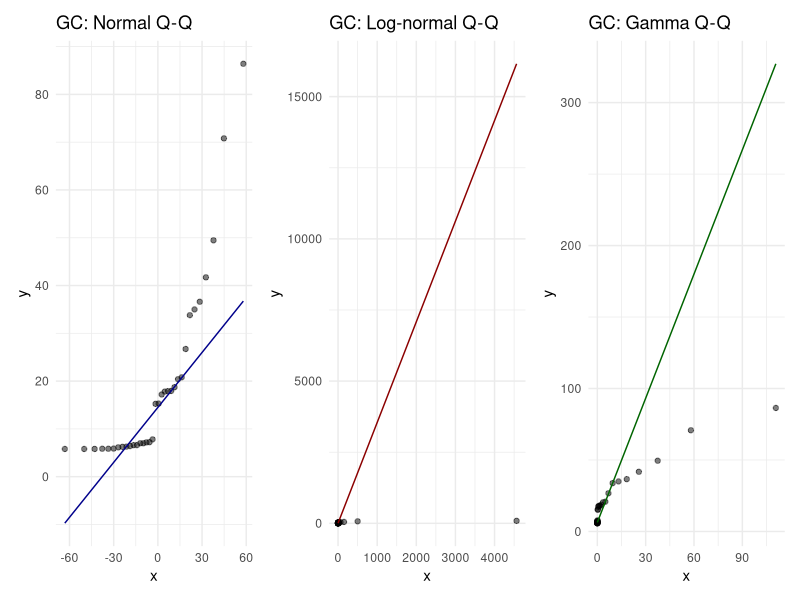
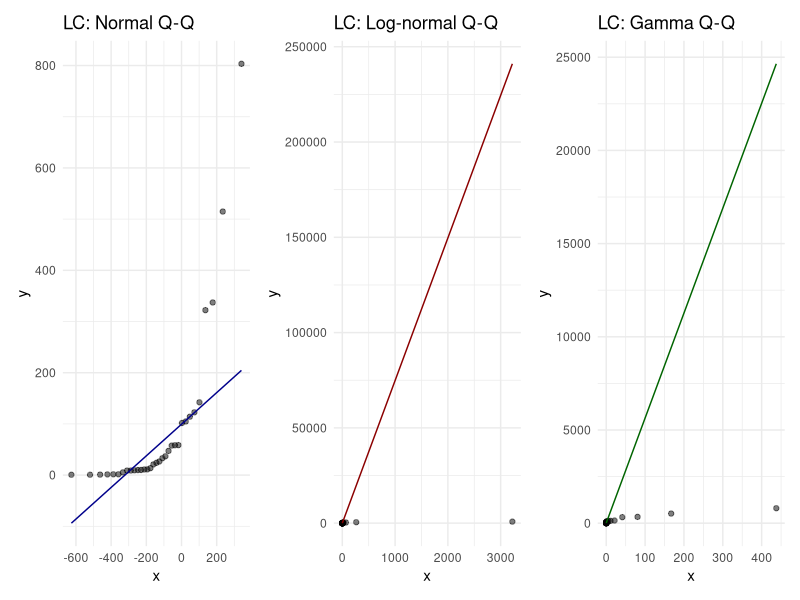
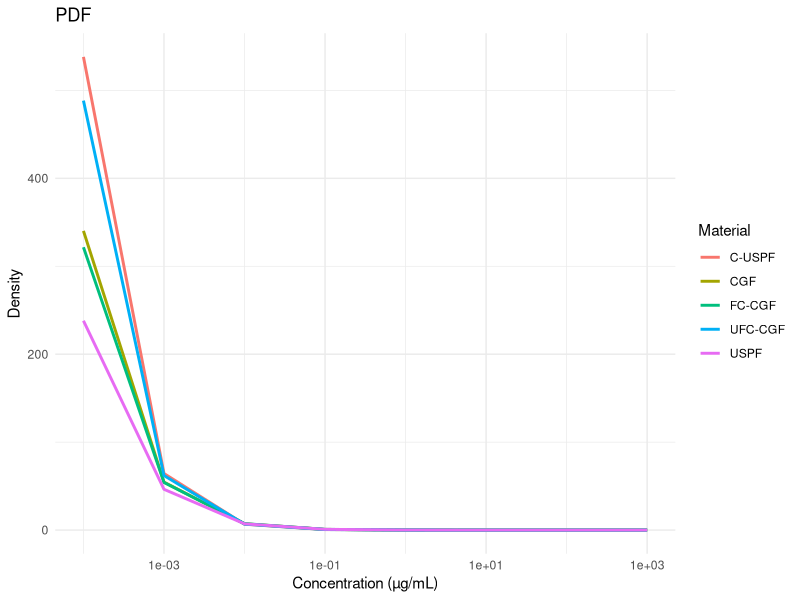
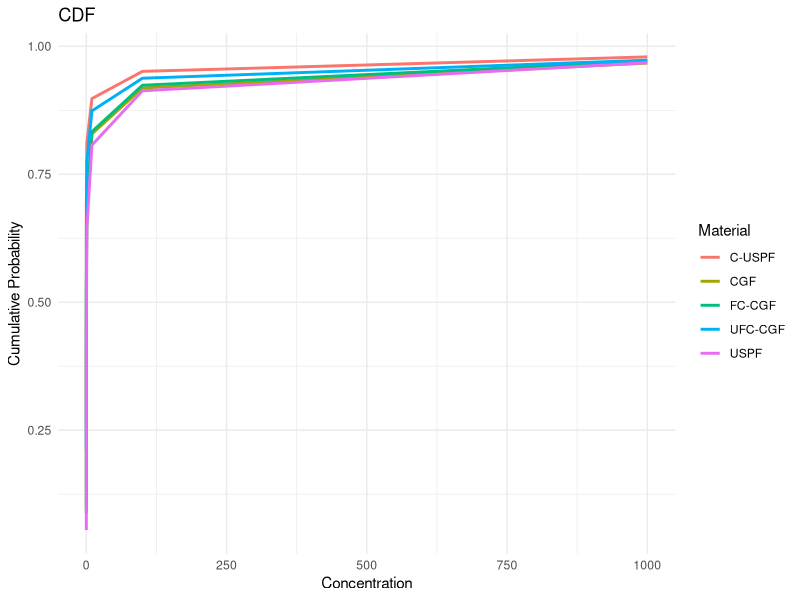
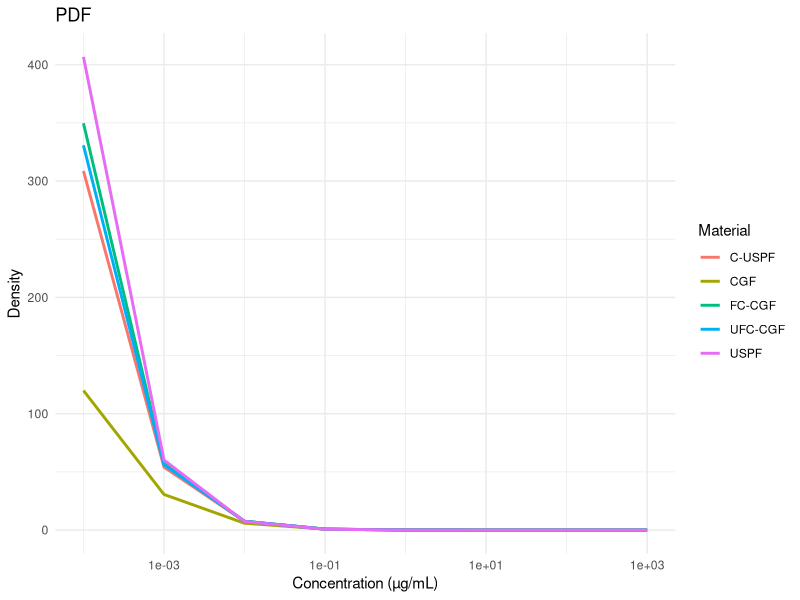
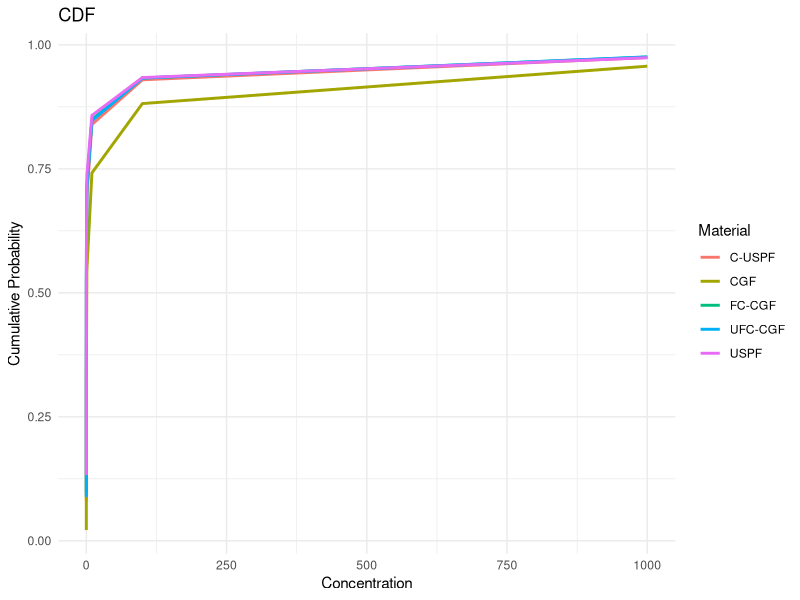

These charts were generated, in order, by the following R code:
## ---- chunk 1
library(ggplot2)
library(fitdistrplus)
library(tidyverse)
library(patchwork)
## ---- chunk 2
# GC/MS Data 
table1_data <- c(175, 354, 29, 183, 432, 104, 102, "N.D.", 39, 35, 35, 33, 86, 169, "N.D.", 32, "N.D.", 89, 29, 33, "N.D.")
table2_data <- c(29.4, "N.D.", "N.D.", "N.D.", "N.D.", "N.D.", "N.D.", "N.D.", "N.D.", "N.D.", "N.D.", 29.2, "N.D.", "N.D.", 76.5, 89.5, "N.D.", 36.1, "N.D.", "N.D.", 133.6, 208.6, "N.D.", 35.9, "N.D.", 31.2, 31.4, 247.3, "N.D.", "N.D.", "N.D.", "N.D.", 30.7, 93.6, 76.2, 29.0, "N.D.", "N.D.", "N.D.", "N.D.", "N.D.", 89.7, "N.D.", "N.D.", "N.D.", 29.2, "N.D.", "N.D.", "N.D.")

# LC/MS Data
table3_data <- c("N.D.", "N.D.", 7.9, 6.6, "N.D.", "N.D.", 3.4, "N.D.", 
       "N.D.", "N.D.", 44.4, "N.D.", "N.D.", "N.D.", "N.D.", 
       119.7, 3.2, "N.D.", 4.4, "N.D.", 8.0, "N.D.", "N.D.", "N.D.")
table4_data <- c("N.D.", "N.D.", "N.D.", "N.D.", 1611, "N.D.", "N.D.", "N.D.", 
       "N.D.", "N.D.", "N.D.", "N.D.", 2574, "N.D.", "N.D.", "N.D.", 
       "N.D.", "N.D.", "N.D.", "N.D.", 1686, 288, 27, 613, 
       711, "N.D.", "N.D.", 133, "N.D.", "N.D.", 509, "N.D.", 
       "N.D.", 184, "N.D.", "N.D.", "N.D.", "N.D.", "N.D.", "N.D.", 
       236, "N.D.", "N.D.", "N.D.", "N.D.", "N.D.", "N.D.", 292, 
       "N.D.", 293, 44, "N.D.", 104)
table5_data <- c(50, 4017, "N.D.", "N.D.", "N.D.", "N.D.", "N.D.", 
       55, 47, 165, "N.D.", "N.D.", "N.D.", "N.D.", "N.D.", 
       "N.D.", "N.D.", 56, "N.D.", "N.D.", 524, "N.D.", "N.D.", 
       "N.D.", "N.D.", "N.D.", 49, "N.D.", "N.D.", "N.D.", 
       "N.D.", 68, "N.D.", "N.D.", 570)

## ---- chunk 3
gcms_raw <- c(table1_data, table2_data)
lcms_raw <- c(table3_data, table4_data, table5_data)

# numeric and multiply by 0.2 to get µg/mL
gc_num <- as.numeric(gcms_raw) * 0.2
lc_num <- as.numeric(lcms_raw) * 0.2

loq_gc <- 0.1 
loq_lc <- 0.5

# For GC/MS
gc_cens <- data.frame(
  left = ifelse(is.na(gc_num), NA, gc_num),
  right = ifelse(is.na(gc_num), loq_gc, gc_num)
)

# For LC/MS
lc_cens <- data.frame(
  left = ifelse(is.na(lc_num), NA, lc_num),
  right = ifelse(is.na(lc_num), loq_lc, lc_num)
)

# Fit log-normal distributions using fitdistcens
fit_gc_norm <- fitdistcens(gc_cens, "norm")
fit_lc_norm <- fitdistcens(lc_cens, "norm")

fit_gc_lnorm <- fitdistcens(gc_cens, "lnorm")
fit_lc_lnorm <- fitdistcens(lc_cens, "lnorm")

fit_gc_gamma <- fitdistcens(gc_cens, "gamma")
fit_lc_gamma <- fitdistcens(lc_cens, "gamma")

# Compare AIC
summary(fit_gc_norm)$aic
summary(fit_gc_lnorm)$aic
summary(fit_gc_gamma)$aic

# Compare AIC
summary(fit_lc_norm)$aic
summary(fit_lc_lnorm)$aic
summary(fit_lc_gamma)$aic

## ---- chunk 4
df_gc <- data.frame(conc = as.numeric(gc_num))

# GC Q-Q Plots
q_gc_n <- ggplot(df_gc, aes(sample = conc)) +
  stat_qq(distribution = qnorm, dparams = list(mean = fit_gc_norm$estimate["mean"], sd = fit_gc_norm$estimate["sd"]), alpha = 0.5) +
  stat_qq_line(distribution = qnorm, dparams = list(mean = fit_gc_norm$estimate["mean"], sd = fit_gc_norm$estimate["sd"]), color = "darkblue") +
  labs(title = "GC: Normal Q-Q") + theme_minimal()

q_gc_ln <- ggplot(df_gc, aes(sample = conc)) +
  stat_qq(distribution = qlnorm, dparams = list(meanlog = fit_gc_lnorm$estimate["meanlog"], sdlog = fit_gc_lnorm$estimate["sdlog"]), alpha = 0.5) +
  stat_qq_line(distribution = qlnorm, dparams = list(meanlog = fit_gc_lnorm$estimate["meanlog"], sdlog = fit_gc_lnorm$estimate["sdlog"]), color = "darkred") +
  labs(title = "GC: Log-normal Q-Q") + theme_minimal()

q_gc_g <- ggplot(df_gc, aes(sample = conc)) +
  stat_qq(distribution = qgamma, dparams = list(shape = fit_gc_gamma$estimate["shape"], rate = fit_gc_gamma$estimate["rate"]), alpha = 0.5) +
  stat_qq_line(distribution = qgamma, dparams = list(shape = fit_gc_gamma$estimate["shape"], rate = fit_gc_gamma$estimate["rate"]), color = "darkgreen") +
  labs(title = "GC: Gamma Q-Q") + theme_minimal()

q_gc_n + q_gc_ln + q_gc_g
## ---- chunk 5
summary(fit_gc_lnorm)
## ---- chunk 6
summary(fit_lc_lnorm)
## ---- chunk 7
df_lc <- data.frame(conc = as.numeric(lc_num))

# GC Q-Q Plots
q_lc_n <- ggplot(df_lc, aes(sample = conc)) +
  stat_qq(distribution = qnorm, dparams = list(mean = fit_lc_norm$estimate["mean"], sd = fit_lc_norm$estimate["sd"]), alpha = 0.5) +
  stat_qq_line(distribution = qnorm, dparams = list(mean = fit_lc_norm$estimate["mean"], sd = fit_lc_norm$estimate["sd"]), color = "darkblue") +
  labs(title = "LC: Normal Q-Q") + theme_minimal()

q_lc_ln <- ggplot(df_lc, aes(sample = conc)) +
  stat_qq(distribution = qlnorm, dparams = list(meanlog = fit_lc_lnorm$estimate["meanlog"], sdlog = fit_lc_lnorm$estimate["sdlog"]), alpha = 0.5) +
  stat_qq_line(distribution = qlnorm, dparams = list(meanlog = fit_lc_lnorm$estimate["meanlog"], sdlog = fit_lc_lnorm$estimate["sdlog"]), color = "darkred") +
  labs(title = "LC: Log-normal Q-Q") + theme_minimal()

q_lc_g <- ggplot(df_lc, aes(sample = conc)) +
  stat_qq(distribution = qgamma, dparams = list(shape = fit_lc_gamma$estimate["shape"], rate = fit_lc_gamma$estimate["rate"]), alpha = 0.5) +
  stat_qq_line(distribution = qgamma, dparams = list(shape = fit_lc_gamma$estimate["shape"], rate = fit_lc_gamma$estimate["rate"]), color = "darkgreen") +
  labs(title = "LC: Gamma Q-Q") + theme_minimal()

q_lc_n + q_lc_ln + q_lc_g
## ---- chunk 8
gcms_nd_pct <- sum(c(table1_data, table2_data) == "N.D.") / length(c(table1_data, table2_data)) * 100
lcms_nd_pct <- sum(c(table3_data, table4_data, table5_data) == "N.D.") / length(c(table3_data, table4_data, table5_data)) * 100

cat(sprintf("\nGC/MS N.D. Percentage: %.1f%%\n", gcms_nd_pct))
cat(sprintf("LC/MS N.D. Percentage: %.1f%%\n", lcms_nd_pct))
## ---- chunk 9
# GC/MS Data 
table1_data <- c("N.D.", "N.D.", "N.D.", "N.D.", "N.D.", "N.D.", 
                   "N.D.", "N.D.", "N.D.", 31, "N.D.", "N.D.", 
                   "N.D.", 114, "N.D.", "N.D.", "N.D.", "N.D.", 
                   "N.D.", 30, "N.D.")
table2_data <- c("N.D.", "N.D.", "N.D.", 94.9, "N.D.", "N.D.", 161.9, "N.D.", 
                   29.0, 52.4, "N.D.", "N.D.", "N.D.", "N.D.", "N.D.", "N.D.", 
                   31.5, 40.1, 30.3, "N.D.", 162.9, 281.0, "N.D.", "N.D.", 
                   "N.D.", "N.D.", 32.8, "N.D.", "N.D.", "N.D.", "N.D.", "N.D.", 
                   30.6, 83.7, "N.D.", "N.D.", "N.D.", 33.3, "N.D.", "N.D.", 
                   "N.D.", "N.D.", 29.1, 51.7, "N.D.", "N.D.", 29.3, "N.D.", 29.5)

# LC/MS Data
table3_data <- c(5.2, "N.D.", 31.2, 4.7, "N.D.", "N.D.", "N.D.", 5.2, 
                   "N.D.", "N.D.", "N.D.", "N.D.", "N.D.", "N.D.", "N.D.", 
                   "N.D.", "N.D.", "N.D.", "N.D.", 3.0, "N.D.", "N.D.", 2.8, "N.D.")
table4_data <- c(42, "N.D.", "N.D.", 58, 3856, "N.D.", "N.D.", "N.D.", "N.D.", 
                   "N.D.", 267, 109, 5133, "N.D.", "N.D.", 207, 371, "N.D.", 
                   55, "N.D.", "N.D.", "N.D.", 55, "N.D.", "N.D.", "N.D.", 380, 
                   "N.D.", "N.D.", "N.D.", 232, "N.D.", 24, 113, "N.D.", "N.D.", 
                   "N.D.", "N.D.", "N.D.", "N.D.", "N.D.", "N.D.", 82, "N.D.", 
                   "N.D.", 82, 262, 870, "N.D.", "N.D.", "N.D.", "N.D.", 366)
table5_data <- c(31, 2885, "N.D.", "N.D.", "N.D.", "N.D.", "N.D.", 
                   39, "N.D.", "N.D.", "N.D.", 40, "N.D.", 122, 
                   "N.D.", "N.D.", 190, "N.D.", "N.D.", "N.D.", 529, 
                   "N.D.", "N.D.", "N.D.", 47, 32, "N.D.", "N.D.", 
                   23, 503, "N.D.", "N.D.", "N.D.", 156, 285)

## ---- chunk 10
gcms_raw <- c(table1_data, table2_data)
lcms_raw <- c(table3_data, table4_data, table5_data)

# numeric and multiply by 0.2 to get µg/mL
gc_num <- as.numeric(gcms_raw) * 0.2
lc_num <- as.numeric(lcms_raw) * 0.2

loq_gc <- 0.1 
loq_lc <- 0.5

# For GC/MS
gc_cens <- data.frame(
  left = ifelse(is.na(gc_num), NA, gc_num),
  right = ifelse(is.na(gc_num), loq_gc, gc_num)
)

# For LC/MS
lc_cens <- data.frame(
  left = ifelse(is.na(lc_num), NA, lc_num),
  right = ifelse(is.na(lc_num), loq_lc, lc_num)
)

# Fit log-normal distributions using fitdistcens
fit_gc_norm <- fitdistcens(gc_cens, "norm")
fit_lc_norm <- fitdistcens(lc_cens, "norm")

fit_gc_lnorm <- fitdistcens(gc_cens, "lnorm")
fit_lc_lnorm <- fitdistcens(lc_cens, "lnorm")

fit_gc_gamma <- fitdistcens(gc_cens, "gamma")
fit_lc_gamma <- fitdistcens(lc_cens, "gamma")

# Compare AIC
summary(fit_gc_norm)$aic
summary(fit_gc_lnorm)$aic
summary(fit_gc_gamma)$aic

# Compare AIC
summary(fit_lc_norm)$aic
summary(fit_lc_lnorm)$aic
summary(fit_lc_gamma)$aic

## ---- chunk 11
summary(fit_gc_lnorm)
## ---- chunk 12
summary(fit_lc_lnorm)
## ---- chunk 13
gcms_nd_pct <- sum(c(table1_data, table2_data) == "N.D.") / length(c(table1_data, table2_data)) * 100
lcms_nd_pct <- sum(c(table3_data, table4_data, table5_data) == "N.D.") / length(c(table3_data, table4_data, table5_data)) * 100

cat(sprintf("\nGC/MS N.D. Percentage: %.1f%%\n", gcms_nd_pct))
cat(sprintf("LC/MS N.D. Percentage: %.1f%%\n", lcms_nd_pct))
## ---- chunk 14
# GC/MS Data 
table1_data <- c(192, 355, "N.D.", "N.D.", 434, 105, 107, 32, 41, 36, 
                "N.D.", "N.D.", "N.D.", 122, "N.D.", "N.D.", 33, 
                "N.D.", "N.D.", 37, 34)
table2_data <- c("N.D.", 29.4, "N.D.", "N.D.", 57.3, 76.1, "N.D.", 29.3, 
                "N.D.", 51.7, "N.D.", "N.D.", "N.D.", 72.5, "N.D.", "N.D.", 
                "N.D.", "N.D.", "N.D.", 84.9, "N.D.", 293.2, 67.2, "N.D.", 
                "N.D.", "N.D.", "N.D.", 611.3, "N.D.", "N.D.", "N.D.", "N.D.", 
                "N.D.", "N.D.", "N.D.", "N.D.", 61.9, "N.D.", 53.3, 29.8, 
                67.4, "N.D.", "N.D.", "N.D.", 80.0, 29.1, "N.D.", 54.6, 29.7)
# LC/MS Data
table3_data <- c("N.D.", "N.D.", 15.1, "N.D.", "N.D.", 29.4, "N.D.", "N.D.", 
                "N.D.", "N.D.", "N.D.", "N.D.", 12.0, 7.5, "N.D.", "N.D.", 
                "N.D.", "N.D.", "N.D.", "N.D.", "N.D.", "N.D.", "N.D.", "N.D.")
table4_data <- c("N.D.", 88, 430, 41, 2148, 28, 65, 312, "N.D.", 281, 
                "N.D.", "N.D.", "N.D.", 222, 24, "N.D.", 201, 1270, 65, 
                "N.D.", "N.D.", 315, 66, "N.D.", "N.D.", 105, 1591, "N.D.", 
                781, 160, 215, 62, "N.D.", 650, 834, 83, 216, 66, 74, 334, 
                "N.D.", 109, "N.D.", 102, 25, "N.D.", "N.D.", "N.D.", 448, 
                "N.D.", "N.D.", 320, 208)
table5_data <- c("N.D.", 4961, "N.D.", 51, 45, "N.D.", "N.D.", "N.D.", "N.D.", 
                107, 84, "N.D.", 299, "N.D.", 225, "N.D.", "N.D.", "N.D.", 
                "N.D.", 32, "N.D.", 89, 968, 323, "N.D.", "N.D.", "N.D.", 
                "N.D.", "N.D.", 1043, "N.D.", 54, 3755, "N.D.", 505)

## ---- chunk 15
gcms_raw <- c(table1_data, table2_data)
lcms_raw <- c(table3_data, table4_data, table5_data)

# numeric and multiply by 0.2 to get µg/mL
gc_num <- as.numeric(gcms_raw) * 0.2
lc_num <- as.numeric(lcms_raw) * 0.2

loq_gc <- 0.1 
loq_lc <- 0.5

# For GC/MS
gc_cens <- data.frame(
  left = ifelse(is.na(gc_num), NA, gc_num),
  right = ifelse(is.na(gc_num), loq_gc, gc_num)
)

# For LC/MS
lc_cens <- data.frame(
  left = ifelse(is.na(lc_num), NA, lc_num),
  right = ifelse(is.na(lc_num), loq_lc, lc_num)
)

# Fit log-normal distributions using fitdistcens
fit_gc_norm <- fitdistcens(gc_cens, "norm")
fit_lc_norm <- fitdistcens(lc_cens, "norm")

fit_gc_lnorm <- fitdistcens(gc_cens, "lnorm")
fit_lc_lnorm <- fitdistcens(lc_cens, "lnorm")

fit_gc_gamma <- fitdistcens(gc_cens, "gamma")
fit_lc_gamma <- fitdistcens(lc_cens, "gamma")

# Compare AIC
summary(fit_gc_norm)$aic
summary(fit_gc_lnorm)$aic
summary(fit_gc_gamma)$aic

# Compare AIC
summary(fit_lc_norm)$aic
summary(fit_lc_lnorm)$aic
summary(fit_lc_gamma)$aic

## ---- chunk 16
summary(fit_gc_lnorm)
## ---- chunk 17
summary(fit_lc_lnorm)
## ---- chunk 18
gcms_nd_pct <- sum(c(table1_data, table2_data) == "N.D.") / length(c(table1_data, table2_data)) * 100
lcms_nd_pct <- sum(c(table3_data, table4_data, table5_data) == "N.D.") / length(c(table3_data, table4_data, table5_data)) * 100

cat(sprintf("\nGC/MS N.D. Percentage: %.1f%%\n", gcms_nd_pct))
cat(sprintf("LC/MS N.D. Percentage: %.1f%%\n", lcms_nd_pct))
## ---- chunk 19
# GC/MS Data 
table1_data <- c(225, 323, "N.D.", "N.D.", 380, 94, 95, "N.D.", "N.D.", 
                    32, 32, 31, 77, 140, 32, "N.D.", "N.D.", 75, "N.D.", 31, "N.D.")
table2_data <- c("N.D.", "N.D.", "N.D.", "N.D.", "N.D.", "N.D.", "N.D.", 
                   "N.D.", "N.D.", "N.D.", 29.4, "N.D.", "N.D.", "N.D.", 
                   "N.D.", "N.D.", 31.9, 38.6, 30.6, "N.D.", 154.1, 246.8, 
                   "N.D.", "N.D.", "N.D.", 32.6, 32.3, "N.D.", "N.D.", 
                   "N.D.", "N.D.", 56.7, 30.8, "N.D.", "N.D.", "N.D.", 
                   "N.D.", "N.D.", "N.D.", "N.D.", "N.D.", "N.D.", "N.D.", 
                   "N.D.", "N.D.", "N.D.", "N.D.", "N.D.", "N.D.")

# LC/MS Data
table3_data <- c(5.7, 5.7, 40.5, 3.9, 8.8, "N.D.", "N.D.", "N.D.", 3.2, 
                    5.8, 53.4, "N.D.", 12.4, "N.D.", 25.3, "N.D.", "N.D.", 
                    "N.D.", "N.D.", "N.D.", 9.3, 18.9, "N.D.", 5.5)
table4_data <- c("N.D.", "N.D.", "N.D.", "N.D.", 2138, "N.D.", "N.D.", 
                    "N.D.", "N.D.", "N.D.", "N.D.", "N.D.", 2378, "N.D.", 
                    "N.D.", 102, "N.D.", "N.D.", "N.D.", 17, "N.D.", 339, 
                    "N.D.", 1081, "N.D.", "N.D.", 344, "N.D.", 556, "N.D.", 
                    172, "N.D.", "N.D.", 211, "N.D.", "N.D.", "N.D.", "N.D.", 
                    "N.D.", "N.D.", "N.D.", "N.D.", "N.D.", "N.D.", 35, 
                    "N.D.", "N.D.", "N.D.", "N.D.", "N.D.", "N.D.", "N.D.", 190)
table5_data <- c("N.D.", 4045, "N.D.", "N.D.", "N.D.", "N.D.", 638, 
                    55, "N.D.", "N.D.", "N.D.", 43, "N.D.", "N.D.", 
                    "N.D.", 85, 186, "N.D.", 915, 28, 531, 45, "N.D.", 
                    "N.D.", "N.D.", "N.D.", "N.D.", "N.D.", "N.D.", 
                    2973, "N.D.", "N.D.", "N.D.", "N.D.", 537)

## ---- chunk 20
gcms_nd_pct <- sum(c(table1_data, table2_data) == "N.D.") / length(c(table1_data, table2_data)) * 100
lcms_nd_pct <- sum(c(table3_data, table4_data, table5_data) == "N.D.") / length(c(table3_data, table4_data, table5_data)) * 100

cat(sprintf("\nGC/MS N.D. Percentage: %.1f%%\n", gcms_nd_pct))
cat(sprintf("LC/MS N.D. Percentage: %.1f%%\n", lcms_nd_pct))
## ---- chunk 21
gcms_raw <- c(table1_data, table2_data)
lcms_raw <- c(table3_data, table4_data, table5_data)

# numeric and multiply by 0.2 to get µg/mL
gc_num <- as.numeric(gcms_raw) * 0.2
lc_num <- as.numeric(lcms_raw) * 0.2

loq_gc <- 0.1 
loq_lc <- 0.5

# For GC/MS
gc_cens <- data.frame(
  left = ifelse(is.na(gc_num), NA, gc_num),
  right = ifelse(is.na(gc_num), loq_gc, gc_num)
)

# For LC/MS
lc_cens <- data.frame(
  left = ifelse(is.na(lc_num), NA, lc_num),
  right = ifelse(is.na(lc_num), loq_lc, lc_num)
)

# Fit log-normal distributions using fitdistcens
fit_gc_norm <- fitdistcens(gc_cens, "norm")
fit_lc_norm <- fitdistcens(lc_cens, "norm")

fit_gc_lnorm <- fitdistcens(gc_cens, "lnorm")
fit_lc_lnorm <- fitdistcens(lc_cens, "lnorm")

fit_gc_gamma <- fitdistcens(gc_cens, "gamma")
#fit_lc_gamma <- fitdistcens(lc_cens, "gamma")

# Compare AIC
summary(fit_gc_norm)$aic
summary(fit_gc_lnorm)$aic
summary(fit_gc_gamma)$aic

# Compare AIC
summary(fit_lc_norm)$aic
summary(fit_lc_lnorm)$aic
summary(fit_lc_gamma)$aic

## ---- chunk 22
summary(fit_gc_lnorm)
## ---- chunk 23
summary(fit_lc_lnorm)
## ---- chunk 24
# GC/MS Data 
table1_data <- c(153, 250, "N.D.", "N.D.", 353, 84, "N.D.", "N.D.", "N.D.", 
                   31, 32, 31, 81, 122, "N.D.", "N.D.", "N.D.", "N.D.", "N.D.", 31, "N.D.")
table2_data <- c(50.2, "N.D.", 62.1, "N.D.", "N.D.", "N.D.", 173.7, "N.D.", 
                   29.2, "N.D.", "N.D.", 34.6, "N.D.", "N.D.", "N.D.", 35.2, 
                   45.2, 31.0, "N.D.", 229.9, 415.8, "N.D.", "N.D.", 35.7, 
                   "N.D.", 35.5, "N.D.", 29.1, 30.9, 29.4, "N.D.", 30.6, 
                   94.7, 104.8, "N.D.", "N.D.", 35.2, "N.D.", "N.D.", "N.D.", 
                   "N.D.", "N.D.", "N.D.", "N.D.", "N.D.", "N.D.", "N.D.", 29.6)

# LC/MS Data
table3_data <- c("N.D.", "N.D.", 17.5, 4.6, "N.D.", 3.6, "N.D.", "N.D.", 
                   "N.D.", 7.0, "N.D.", 3.0, "N.D.", "N.D.", "N.D.", 176.3, 
                   "N.D.", 1.8, "N.D.", "N.D.", 7.4, "N.D.", "N.D.", "N.D.")
table4_data <- c("N.D.", "N.D.", "N.D.", "N.D.", 2412, "N.D.", "N.D.", 
                   "N.D.", 62, "N.D.", "N.D.", 89, 2298, "N.D.", "N.D.", 
                   153, 95, "N.D.", "N.D.", "N.D.", "N.D.", "N.D.", "N.D.", 
                   1978, "N.D.", "N.D.", "N.D.", "N.D.", 640, "N.D.", 223, 
                   "N.D.", "N.D.", 455, "N.D.", 21, "N.D.", "N.D.", "N.D.", 
                   "N.D.", "N.D.", "N.D.", "N.D.", "N.D.", 44, 23, "N.D.", 
                   "N.D.", "N.D.", "N.D.", 23, "N.D.", 228)
table5_data <- c("N.D.", 3513, 54, "N.D.", "N.D.", 47, "N.D.", "N.D.", 
                   "N.D.", "N.D.", 44, "N.D.", "N.D.", "N.D.", 116, "N.D.", 
                   279, 157, "N.D.", "N.D.", "N.D.", "N.D.", 1929, "N.D.", 
                   "N.D.", "N.D.", 40, 29, "N.D.", 1550, 76, "N.D.", "N.D.", 
                   "N.D.", 394)
## ---- chunk 25
gcms_nd_pct <- sum(c(table1_data, table2_data) == "N.D.") / length(c(table1_data, table2_data)) * 100
lcms_nd_pct <- sum(c(table3_data, table4_data, table5_data) == "N.D.") / length(c(table3_data, table4_data, table5_data)) * 100

cat(sprintf("\nGC/MS N.D. Percentage: %.1f%%\n", gcms_nd_pct))
cat(sprintf("LC/MS N.D. Percentage: %.1f%%\n", lcms_nd_pct))
## ---- chunk 26
gcms_raw <- c(table1_data, table2_data)
lcms_raw <- c(table3_data, table4_data, table5_data)

# numeric and multiply by 0.2 to get µg/mL
gc_num <- as.numeric(gcms_raw) * 0.2
lc_num <- as.numeric(lcms_raw) * 0.2

loq_gc <- 0.1 
loq_lc <- 0.5

# For GC/MS
gc_cens <- data.frame(
  left = ifelse(is.na(gc_num), NA, gc_num),
  right = ifelse(is.na(gc_num), loq_gc, gc_num)
)

# For LC/MS
lc_cens <- data.frame(
  left = ifelse(is.na(lc_num), NA, lc_num),
  right = ifelse(is.na(lc_num), loq_lc, lc_num)
)

# Fit log-normal distributions using fitdistcens
fit_gc_norm <- fitdistcens(gc_cens, "norm")
fit_lc_norm <- fitdistcens(lc_cens, "norm")

fit_gc_lnorm <- fitdistcens(gc_cens, "lnorm")
fit_lc_lnorm <- fitdistcens(lc_cens, "lnorm")

fit_gc_gamma <- fitdistcens(gc_cens, "gamma")
#fit_lc_gamma <- fitdistcens(lc_cens, "gamma")

# Compare AIC
summary(fit_gc_norm)$aic
summary(fit_gc_lnorm)$aic
summary(fit_gc_gamma)$aic

# Compare AIC
summary(fit_lc_norm)$aic
summary(fit_lc_lnorm)$aic
summary(fit_lc_gamma)$aic

## ---- chunk 27
summary(fit_gc_lnorm)
## ---- chunk 28
summary(fit_lc_lnorm)
## ---- chunk 29
dist_params <- data.frame(
  Material = c("USPF", "C-USPF", "CGF", "UFC-CGF", "FC-CGF"),
  meanlog  = c(-1.745, -5.290, -2.599, -4.451, -2.495),
  sdlog    = c(4.67, 5.98, 5.16, 5.90, 4.96)
)

x_values <- 10^seq(-4, 3)

plot_data <- dist_params %>%
  group_by(Material) %>%
  do(data.frame(
    Concentration = x_values,
    Density = dlnorm(x_values, .$meanlog, .$sdlog),
    Probability = plnorm(x_values, .$meanlog, .$sdlog)
  ))

ggplot(plot_data, aes(x = Concentration, y = Density, color = Material)) +
  geom_line(linewidth = 1) +
  scale_x_log10() +
  labs(title = "PDF", x = "Concentration (µg/mL)") +
  theme_minimal()

ggplot(plot_data, aes(x = Concentration, y = Probability, color = Material)) +
  geom_line(linewidth = 1) +
  labs(title = "CDF", y = "Cumulative Probability") +
  theme_minimal()
## ---- chunk 30
dist_params <- data.frame(
  Material = c("USPF", "C-USPF", "CGF", "UFC-CGF", "FC-CGF"),
  meanlog  = c(-3.336, -2.457, -0.496, -2.663, -2.816),
  sdlog    = c(5.269, 4.796, 4.311, 4.850, 4.945)
)

x_values <- 10^seq(-4, 3)

plot_data <- dist_params %>%
  group_by(Material) %>%
  do(data.frame(
    Concentration = x_values,
    Density = dlnorm(x_values, .$meanlog, .$sdlog),
    Probability = plnorm(x_values, .$meanlog, .$sdlog)
  ))

ggplot(plot_data, aes(x = Concentration, y = Density, color = Material)) +
  geom_line(linewidth = 1) +
  scale_x_log10() +
  labs(title = "PDF", x = "Concentration (µg/mL)") +
  theme_minimal()

ggplot(plot_data, aes(x = Concentration, y = Probability, color = Material)) +
  geom_line(linewidth = 1) +
  labs(title = "CDF", y = "Cumulative Probability") +
  theme_minimal()
